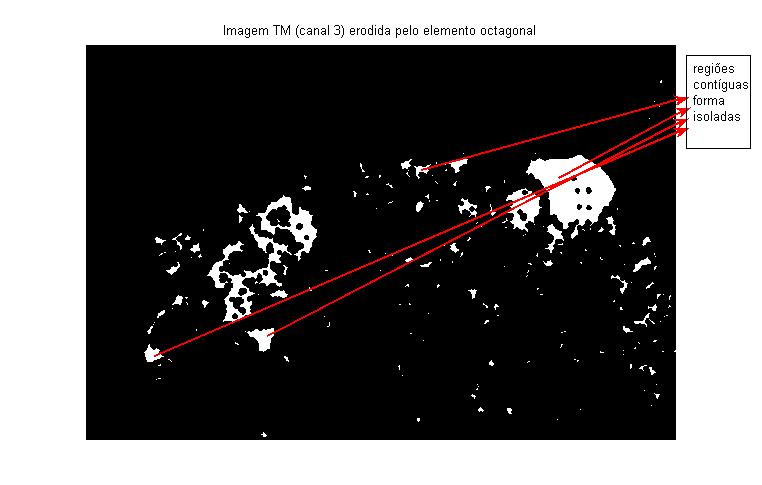
#> input picture Unidade III/Trabalho 01/imagem_erodida.png, 762 x 485 px
$ python AplicarMascara.py
#> lines starting #> are read from the running program, lines starting #| are printed output that depends on the picture; after the words box and inside, x2 and y2 are one past the last pixel; in counts of white or black regions, pixels touching at a corner belong together
import cv2
import numpy as np
import os


def carregar_imagem(caminho):
    if not os.path.isfile(caminho):
        raise FileNotFoundError(f"Arquivo não encontrado: {caminho}")
    imagem = cv2.imread(caminho, cv2.IMREAD_COLOR)
    if imagem is None:
        raise ValueError(f"Não foi possível carregar a imagem em {caminho}")
    return imagem


def processar_imagem_binaria(imagem_binaria):
    if len(imagem_binaria.shape) == 3:
        imagem_binaria = cv2.cvtColor(imagem_binaria, cv2.COLOR_BGR2GRAY)

    _, mascara_binaria = cv2.threshold(imagem_binaria, 127, 255, cv2.THRESH_BINARY)
    contornos, _ = cv2.findContours(mascara_binaria, cv2.RETR_EXTERNAL, cv2.CHAIN_APPROX_SIMPLE)

    mascaras = []
    for contorno in contornos:
        mascara = np.zeros_like(imagem_binaria)
        cv2.drawContours(mascara, [contorno], -1, 255, -1)
        mascaras.append(mascara)

    return mascaras


def aplicar_mascaras(imagem, mascaras):
    resultado = imagem.copy()

    for mascara in mascaras:
        regiao = cv2.bitwise_and(imagem, imagem, mask=mascara)
        hsv = cv2.cvtColor(regiao, cv2.COLOR_BGR2HSV)
        hsv[:, :, 1] = 255  # saturação máxima
        hsv[:, :, 2] = np.where(mascara > 0, 255, hsv[:, :, 2])  # brilho máximo na região

        regiao_realcada = cv2.cvtColor(hsv, cv2.COLOR_HSV2BGR)
        resultado = cv2.addWeighted(resultado, 1, regiao_realcada, 0.7, 0)

    return resultado


def gerar_caminho_saida(caminho_entrada, sufixo="_mask", extensao=".png"):
    base = os.path.splitext(os.path.basename(caminho_entrada))[0]
    pasta = os.path.dirname(caminho_entrada) or "."
    return os.path.join(pasta, f"{base}{sufixo}{extensao}")


def salvar_imagem(imagem, caminho_saida):
    if not cv2.imwrite(caminho_saida, imagem):
        raise IOError(f"Erro ao salvar a imagem em: {caminho_saida}")
    print(f"Imagem salva com sucesso: {caminho_saida}")


def main():
    caminho_binaria = input("Digite o caminho da imagem binária: ").strip('" ')
#> the answer given: ../../Unidade III/Trabalho 01/imagem_erodida.png
    caminho_base = input("Digite o caminho da segunda imagem (a ser mascarada): ").strip('" ')
#> the answer given: ../../Unidade III/Trabalho 01/contornos.png

    try:
        imagem_binaria = carregar_imagem(caminho_binaria)
#> in carregar_imagem, imagem is the input picture: shape (485, 762, 3); mean B, G, R 100.5, 100.5, 102.3
        imagem_base = carregar_imagem(caminho_base)
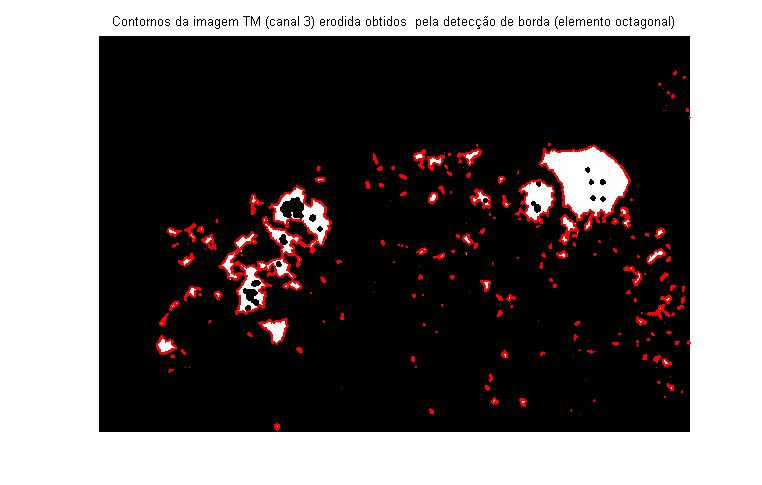
#> input picture Unidade III/Trabalho 01/contornos.png, 762 x 485 px
#> in carregar_imagem, imagem is the input picture: shape (485, 762, 3); mean B, G, R 98.5, 98.3, 103.4

        mascaras = processar_imagem_binaria(imagem_binaria)
#> in processar_imagem_binaria, `_, mascara_binaria = cv2.threshold(imagem_binaria, 127, 255, cv2.THRES..`:
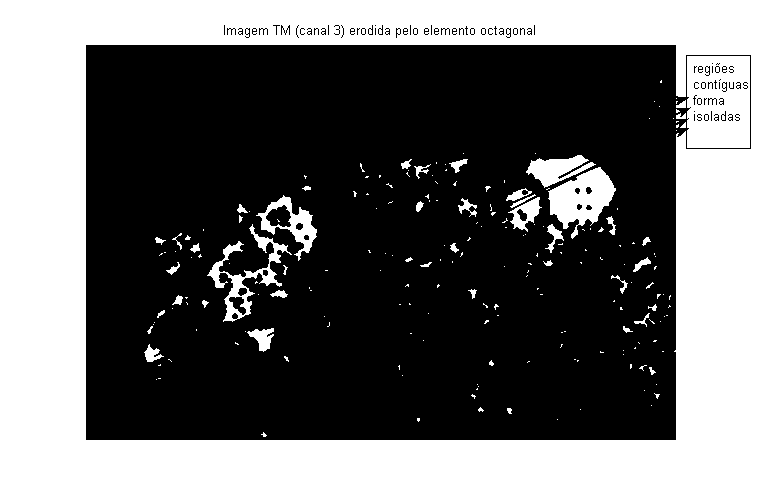
#> mascara_binaria: shape (485, 762); 39.2% white; 208 white regions (162 under 20 px), largest, box (x1, y1, x2, y2) and area: (0, 0, 762, 485) 129295, (687, 56, 750, 148) 5328, (548, 167, 616, 239) 2529
#> in processar_imagem_binaria, `contornos, _ = cv2.findContours(mascara_binaria, cv2.RETR_EXTERNAL, cv..`: contornos = [[[0, 0], [0, 484], [761, 484], [761, 0]]]
#> the loop in processar_imagem_binaria, `for contorno in contornos:` made 1 pass
#> contorno on pass 1: [[0, 0], [0, 484], [761, 484], [761, 0]]
#> after the loop in processar_imagem_binaria, `for contorno in contornos:`: mascara: shape (485, 762); every value is 255
#> after the loop in processar_imagem_binaria, `for contorno in contornos:`: mascaras = 1 item
#> mascaras = 1 item
        imagem_resultante = aplicar_mascaras(imagem_base, mascaras)
#> the loop in aplicar_mascaras, `for mascara in mascaras:` made 1 pass
#> pass 1, in aplicar_mascaras, `regiao_realcada = cv2.cvtColor(hsv, cv2.COLOR_HSV2BGR)`:
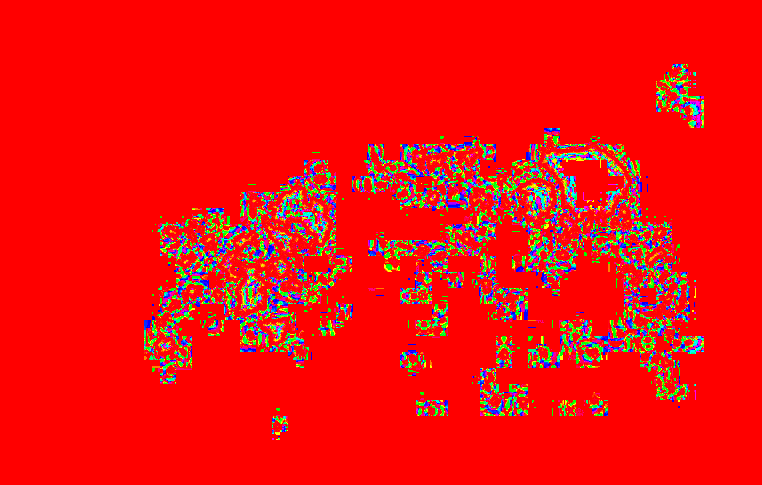
#> regiao_realcada: shape (485, 762, 3); mean B, G, R 13.3, 15.9, 238.9
#> pass 1, in aplicar_mascaras, `resultado = cv2.addWeighted(resultado, 1, regiao_realcada, 0.7, 0)`:
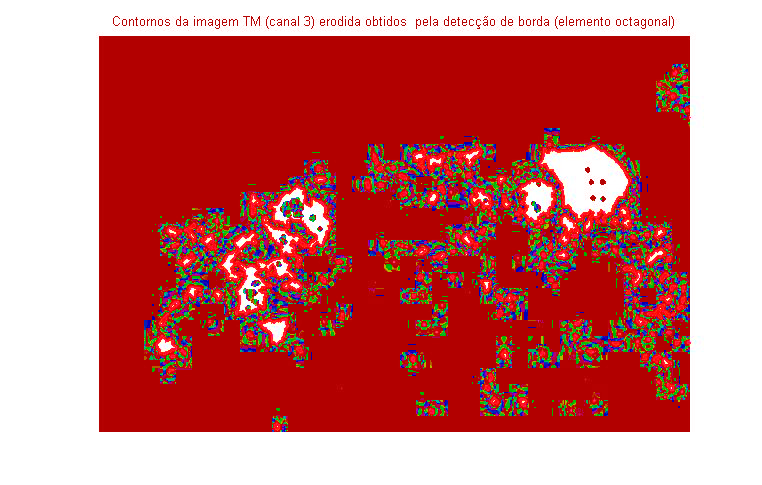
#> resultado: shape (485, 762, 3); mean B, G, R 106.7, 108.1, 200.5
#> after the loop in aplicar_mascaras, `for mascara in mascaras:`: hsv: shape (485, 762, 3); mean H, S, V 15.3, 255, 255

        caminho_saida = gerar_caminho_saida(caminho_base)
        salvar_imagem(imagem_resultante, caminho_saida)

    except Exception as e:
        print(f"Erro: {e}")


if __name__ == "__main__":
    main()
